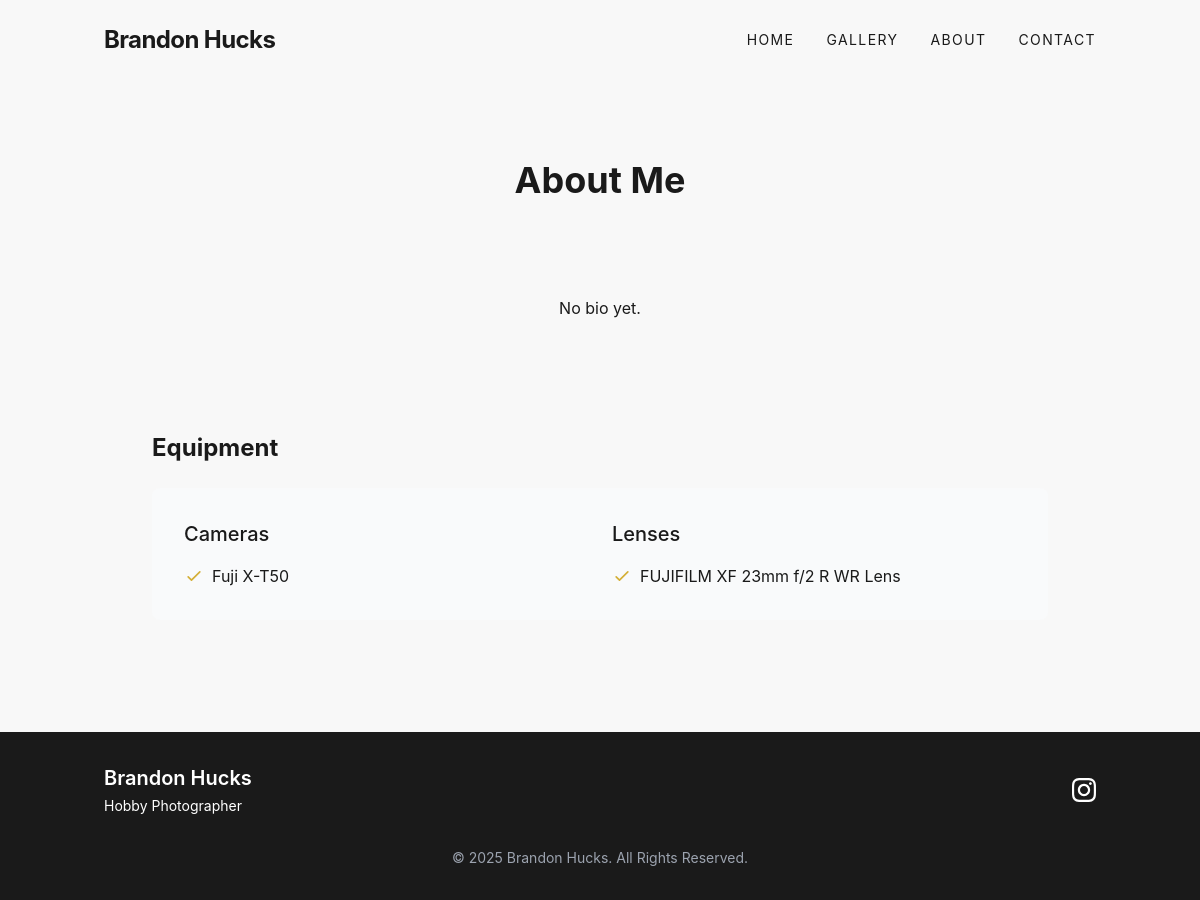
Page /about/ on the earlier database version.
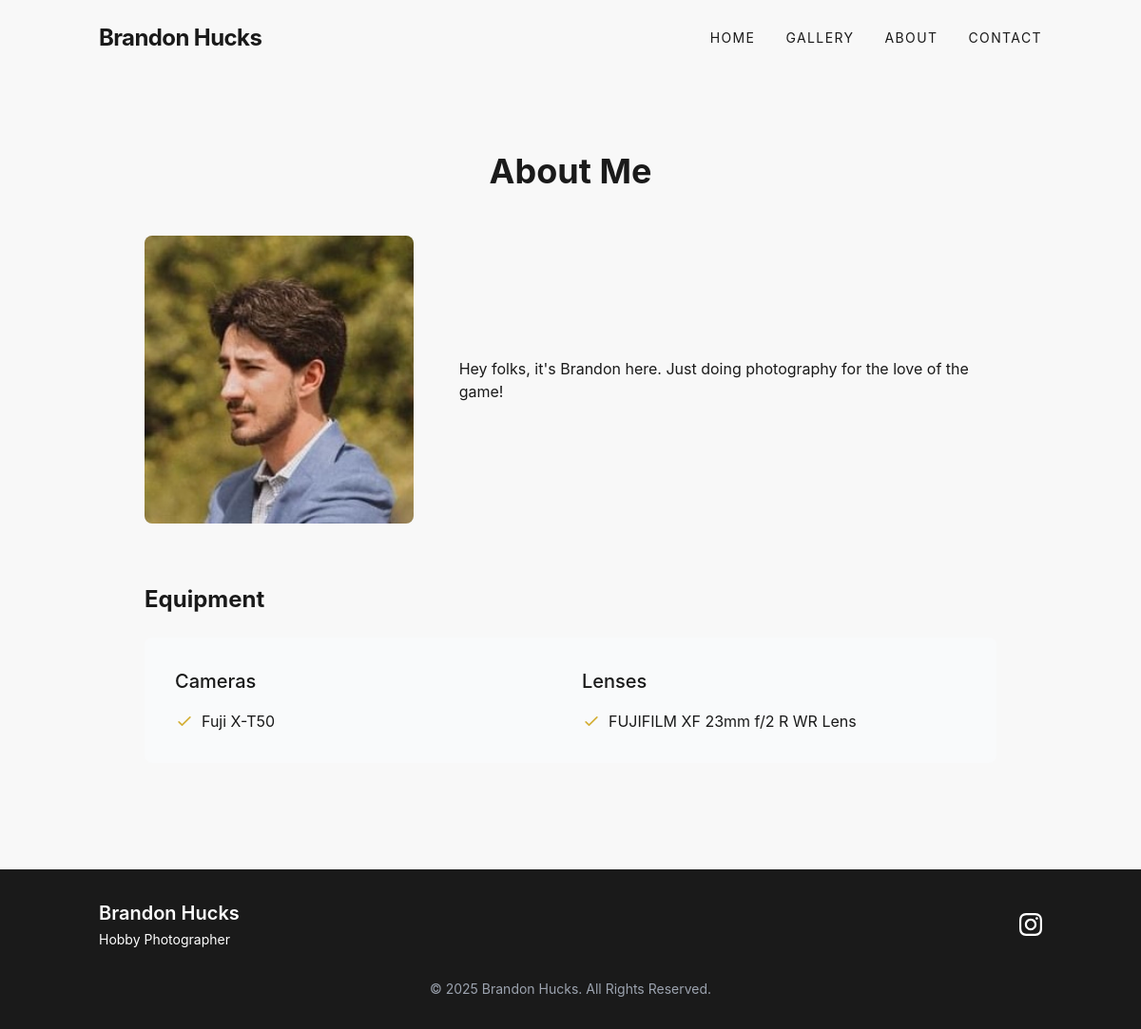
Same page on the later database version.
### portfolio/models.py (models this page shows, shortened)
class About(models.Model):
    profile_image = models.ImageField(upload_to='about/', blank=True)
    bio = models.TextField()
    class Meta:
        verbose_name_plural = "About"

### portfolio/views.py (the view)
# urls.py: path('about/', views.AboutView.as_view(), name='about'),
class AboutView(TemplateView):
    template_name = 'portfolio/about.html'
    def get_context_data(self, **kwargs):
        context = super().get_context_data(**kwargs)
        context['about'] = About.objects.first()
        return context

### portfolio/templates/portfolio/about.html (shortened to what this page needs)
{% extends 'portfolio/base.html' %}
{% block content %}
<div class="container mx-auto px-4">
    <div class="py-16 max-w-4xl mx-auto">
        <h1 class="text-4xl font-bold mb-12 text-center">About Me</h1>
        {% if about %}
        <div class="flex flex-col md:flex-row gap-12 items-center">
            {% if about.profile_image %}
            <div class="md:w-1/3">
                <div class="rounded-lg overflow-hidden">
                    <img src="{{ about.profile_image.url }}" alt="Profile" class="w-full h-auto">
                </div>
            </div>
            {% endif %}
            <div class="{% if about.profile_image %}md:w-2/3{% endif %}">
                <div class="prose prose-lg max-w-none">
                    {{ about.bio|linebreaks }}
                </div>
            </div>
        </div>
        {% else %}
        <div class="text-center py-12">
            <p>No bio yet.</p>
        </div>
        {% endif %}
        <div class="mt-16">
            <h2 class="text-2xl font-bold mb-6">Equipment</h2>
            <div class="bg-gray-50 p-8 rounded-lg">
                <div class="grid grid-cols-1 md:grid-cols-2 gap-6">
                    <div>
                        <h3 class="text-xl font-medium mb-4">Cameras</h3>
                        <ul class="space-y-2">
                            <li class="flex items-start">
                                <svg xmlns="http://www.w3.org/2000/svg" class="h-5 w-5 mr-2 text-photo-accent mt-0.5" fill="none" viewBox="0 0 24 24" stroke="currentColor">
                                    <path stroke-linecap="round" stroke-linejoin="round" stroke-width="2" d="M5 13l4 4L19 7" />
                                </svg>
                                <span>Fuji X-T50</span>
                            </li>
                        </ul>
                    </div>
                    <div>
                        <h3 class="text-xl font-medium mb-4">Lenses</h3>
                        <ul class="space-y-2">
                            <li class="flex items-start">
                                <svg xmlns="http://www.w3.org/2000/svg" class="h-5 w-5 mr-2 text-photo-accent mt-0.5" fill="none" viewBox="0 0 24 24" stroke="currentColor">
                                    <path stroke-linecap="round" stroke-linejoin="round" stroke-width="2" d="M5 13l4 4L19 7" />
                                </svg>
                                <span>FUJIFILM XF 23mm f/2 R WR Lens</span>
                            </li>
                        </ul>
                    </div>
                </div>
            </div>
        </div>
    </div>
</div>
{% endblock %}

### portfolio/templates/portfolio/base.html (shortened to what this page needs)
<!DOCTYPE html>
<html lang="en">
<head>
    <script src="https://cdn.tailwindcss.com"></script>
</head>
<body class="bg-photo-light text-photo-dark min-h-screen flex flex-col">
    <header class="fixed w-full bg-photo-light/90 backdrop-blur-sm z-50">
        <nav class="container mx-auto px-4 py-6 flex justify-between items-center">
            <a href="{% url 'portfolio:home' %}" class="text-2xl font-bold tracking-tight">Brandon Hucks</a>
            <div class="hidden md:flex space-x-8 text-sm uppercase tracking-widest">
                <a href="{% url 'portfolio:home' %}" class="hover:text-photo-accent transition-colors duration-300">Home</a>
                <a href="{% url 'portfolio:gallery' %}" class="hover:text-photo-accent transition-colors duration-300">Gallery</a>
                <a href="{% url 'portfolio:about' %}" class="hover:text-photo-accent transition-colors duration-300">About</a>
                <a href="{% url 'portfolio:contact' %}" class="hover:text-photo-accent transition-colors duration-300">Contact</a>
            </div>
        </nav>
    </header>
    <main class="flex-grow pt-24 pb-12">
        {% block content %}{% endblock %}
    </main>
    <footer class="bg-photo-dark text-white py-8">
        <div class="container mx-auto px-4">
            <div class="flex flex-col md:flex-row justify-between items-center">
                <div class="mb-4 md:mb-0">
                    <h3 class="text-xl font-semibold">Brandon Hucks</h3>
                    <p class="text-sm mt-1">Hobby Photographer</p>
                </div>
                <div class="flex space-x-4">
                    <a href="https://www.instagram.com/hucksphoto?igsh=MTE3b29kM3Jrbmpjeg%3D%3D&utm_source=qr" class="text-white hover:text-photo-accent transition-colors duration-300">
                    </a>
                </div>
            </div>
            <div class="text-center mt-8 text-sm text-gray-400">
                <p>© {% now "Y" %} Brandon Hucks. All Rights Reserved.</p>
            </div>
        </div>
    </footer>
</body>
</html>

Differences in the rows shown:
added About: profile_image (picture), bio "Hey folks, it's Brandon here. Just doing photography for the love of the game!"
Other differences:
text no longer shown: "No bio yet."
